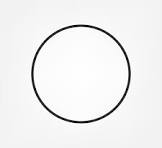
#> input picture tp2.2/input/circle.jpeg, 162 x 148 px
$ python -i create_dataset.py   (imports and definitions only)
#> lines starting #> are read from the running program, lines starting #| are printed output that depends on the picture; after the words box and inside, x2 and y2 are one past the last pixel; in counts of white or black regions, pixels touching at a corner belong together
#> further down, picture is the input picture: shape (148, 162, 3); min 0, max 255, mean 240.6
"""
Generador de dataset (tp2.2).

Lee imagenes de data/shapes/<label>/, aplica aumentacion
(rotaciones x escalas) y extrae invariantes de Hu con transformacion
logaritmica. Guarda el resultado en data/hu_moments.csv.

Ejecucion:
    python create_dataset.py
"""
from __future__ import annotations

import csv
import math
from pathlib import Path

import cv2
import numpy as np

from labels import LABELS


SHAPES_DIR = Path("data/shapes")
CSV_PATH = Path("data/hu_moments.csv")

ROTATION_ANGLES = (0, -20, 20)
SCALE_FACTORS = (1.0, 0.85)


# [31 lines left out: functions augment, log_hu, not called in this run]


def extract_largest_contour(binary: np.ndarray) -> np.ndarray | None:
    # Finds all external contours in a binary mask and returns the one with the biggest area,
    # which should correspond to the shape of interest. Returns None if no contours found.
    contours, _ = cv2.findContours(binary, cv2.RETR_EXTERNAL, cv2.CHAIN_APPROX_SIMPLE)
    if not contours:
        return None
    return max(contours, key=cv2.contourArea)


def hu_from_image(img: np.ndarray) -> list[float] | None:
    # Full pipeline for a single image: converts to grayscale, binarizes with adaptive threshold,
    # finds the largest contour, and returns its log-Hu moment vector. Returns None if no valid shape found.
    gray = cv2.cvtColor(img, cv2.COLOR_BGR2GRAY) if img.ndim == 3 else img
    binary = cv2.adaptiveThreshold(
        gray, 255,
        cv2.ADAPTIVE_THRESH_GAUSSIAN_C,
        cv2.THRESH_BINARY, 67, 2,
    )
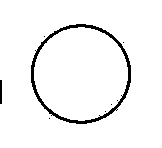
#> binary: shape (148, 162); 95.7% white; 8 black regions (6 under 20 px), largest, box (x1, y1, x2, y2) and area: (31, 24, 131, 124) 966, (0, 80, 2, 104) 48
    binary = 255 - binary
    kernel = np.ones((3, 3), dtype=np.uint8)
    binary = cv2.morphologyEx(binary, cv2.MORPH_ERODE, kernel)
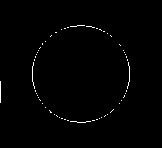
#> binary: shape (148, 162); 0.86% white in thin lines or dots, all inside (x1, y1, x2, y2) = (0, 25, 130, 123)
    contour = extract_largest_contour(binary)
#> in extract_largest_contour, `contours, _ = cv2.findContours(binary, cv2.RETR_EXTERNAL, cv2.CHAIN_AP..`: contours = 56 contours, all with area under 20
#> contour = [[49, 110], [50, 111], [50, 112], [51, 112]]
    if contour is None or cv2.contourArea(contour) < 200:
        return None
    return log_hu(contour)


# [56 lines left out: function main, not called in this run]


# [2 lines not run here, left out]

>>> import cv2
>>> picture = cv2.imread('input/circle.jpeg')
>>> result = hu_from_image(picture)
